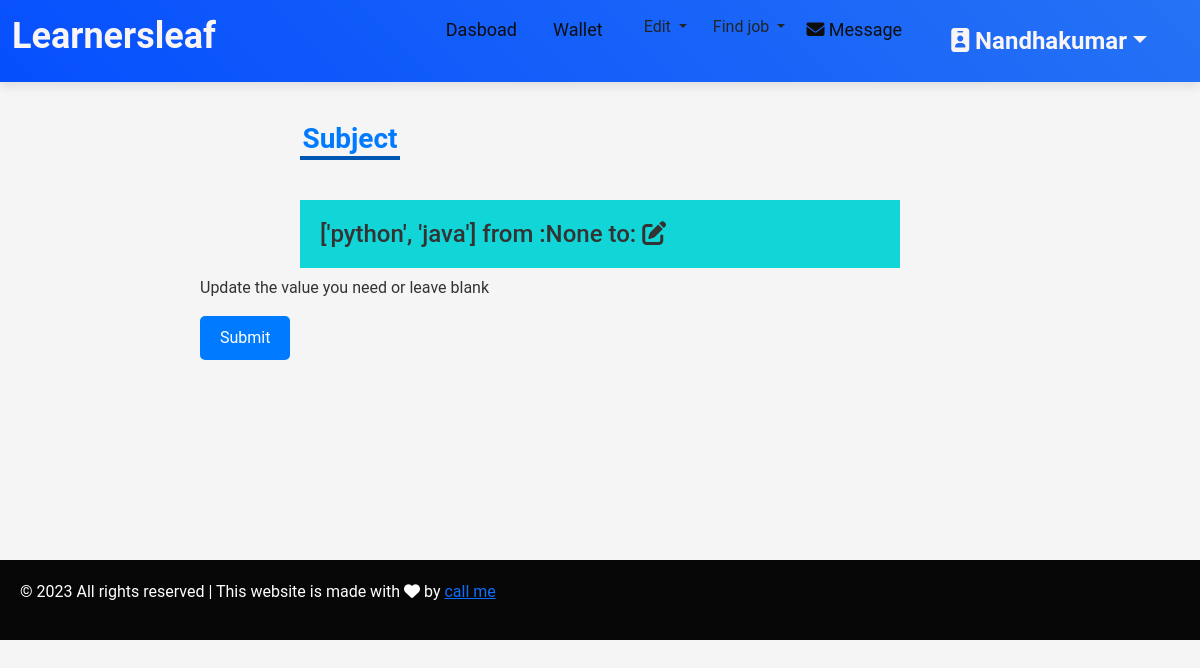
The page /t_subject/ipcsnandha@gmail.com on the database its author committed.
### kovai_app/models.py (models this page shows, shortened)
class TutorRegistration(models.Model):
    GENDER_CHOICES = [
        ('male', 'Male'),
        ('female', 'Female'),
    ]
    TEACHING_TYPES = [
        ('individual_teaching', 'Individual Teaching'),
        ('teaching_company', 'Teaching Company'),
    ]
    DEGREE_TYPES = [
        ('Secondary', 'Secondary'),
        ('Higher_Secondary', 'Higher Secondary'),
        ('Diploma', 'Diploma'),
        ('Graduation', 'Graduation'),
        ('AdvancedDiploma', 'Advanced Diploma'),
        ('PostGraduation', 'Post Graduation'),
        ('Doctorate/PhD', 'Doctorate/PhD'),
        ('Certification', 'Certification'),
        ('Other', 'Other'),
    ]
    ASSOCIATION_CHOICES = [
        ('parttime', 'Part time'),
        ('fulltime', 'Full time'),
        ('Correspondence', 'Correspondence / Distance Learning'),
    ]
    FEE_CHOICES = [
        ('per_hour', 'per hour'),
        ('per_month', 'per month'),
        ('per_year', 'per year'),
    ]
    INTEREST_CHOICES = [
        ('online_teaching', 'Online teaching'),
        ('offline_teaching', 'Offline teaching'),
        ('full_time', 'Full Time'),
        ('part_time', 'Part Time'),
        ('both', 'Both'),
    ]
    user = models.OneToOneField(User, on_delete=models.CASCADE,null=True,blank=True)
    name = models.CharField(max_length=255)
    email = models.EmailField()
    password = models.CharField(max_length=255)
    confirm_password = models.CharField(max_length=255)
    types = models.CharField(max_length=50, choices=TEACHING_TYPES, null=True, blank=True)
    strength = models.CharField(max_length=255, null=True, blank=True)
    gender = models.CharField(max_length=10, choices=GENDER_CHOICES, null=True, blank=True)
    date_of_birth = models.DateField(null=True, blank=True)
    language = models.CharField(max_length=50, choices=TEACHING_TYPES, null=True, blank=True)
    language_two=models.CharField(max_length=50, choices=TEACHING_TYPES, null=True, blank=True)
    language_three=models.CharField(max_length=50, choices=TEACHING_TYPES, null=True, blank=True)
    language_four=models.CharField(max_length=50, choices=TEACHING_TYPES, null=True, blank=True)
    language_five=models.CharField(max_length=50, choices=TEACHING_TYPES, null=True, blank=True)
    location = models.CharField(max_length=255, null=True, blank=True)
    post_code = models.CharField(max_length=20, null=True, blank=True)
    subject = models.CharField(max_length=255, null=True, blank=True)
    from_level = models.CharField(max_length=255, null=True, blank=True)
    institution_name = models.CharField(max_length=255, null=True, blank=True)
    degree_type = models.CharField(max_length=50, choices=DEGREE_TYPES, null=True, blank=True)
    degree_name = models.CharField(max_length=255, null=True, blank=True)
    specialisation= models.CharField(max_length=255, null=True, blank=True)
    institution_name_two = models.CharField(max_length=255, null=True, blank=True)
    institution_name_three = models.CharField(max_length=255, null=True, blank=True)
    institution_name_four = models.CharField(max_length=255, null=True, blank=True)
    institution_name_five = models.CharField(max_length=255, null=True, blank=True)
    degree_type_two = models.CharField(max_length=50, choices=DEGREE_TYPES, null=True, blank=True)
    degree_name_two = models.CharField(max_length=255, null=True, blank=True)
    degree_type_three = models.CharField(max_length=50, choices=DEGREE_TYPES, null=True, blank=True)
    degree_name_three = models.CharField(max_length=255, null=True, blank=True)
    degree_type_four = models.CharField(max_length=50, choices=DEGREE_TYPES, null=True, blank=True)
    degree_name_four = models.CharField(max_length=255, null=True, blank=True)
    degree_type_five = models.CharField(max_length=50, choices=DEGREE_TYPES, null=True, blank=True)
    degree_name_five = models.CharField(max_length=255, null=True, blank=True)
    specialisation_two= models.CharField(max_length=255, null=True, blank=True)
    specialisation_three= models.CharField(max_length=255, null=True, blank=True)
    specialisation_four= models.CharField(max_length=255, null=True, blank=True)
    specialisation_five= models.CharField(max_length=255, null=True, blank=True)
    company_name = models.CharField(max_length=255, null=True, blank=True)
    job_roll = models.CharField(max_length=255, null=True, blank=True)
    company_name_two = models.CharField(max_length=255, null=True, blank=True)
    job_roll_two = models.CharField(max_length=255, null=True, blank=True)
    company_name_three = models.CharField(max_length=255, null=True, blank=True)
    job_roll_three = models.CharField(max_length=255, null=True, blank=True)
    company_name_four = models.CharField(max_length=255, null=True, blank=True)
    job_roll_four = models.CharField(max_length=255, null=True, blank=True)
    company_name_five = models.CharField(max_length=255, null=True, blank=True)
    job_roll_five = models.CharField(max_length=255, null=True, blank=True)
    year_of_experience=models.CharField(max_length=255, null=True, blank=True)
    year_of_experience_two=models.CharField(max_length=255, null=True, blank=True)
    year_of_experience_three=models.CharField(max_length=255, null=True, blank=True)
    year_of_experience_four=models.CharField(max_length=255, null=True, blank=True)
    year_of_experience_five=models.CharField(max_length=255, null=True, blank=True)
    i_charge = models.CharField(max_length=20, choices=FEE_CHOICES, null=True, blank=True)
    min_fee = models.DecimalField(max_digits=10, decimal_places=2, null=True, blank=True)
    max_fee = models.DecimalField(max_digits=10, decimal_places=2, null=True, blank=True)
    classes = models.CharField(max_length=20, choices=FEE_CHOICES, null=True, blank=True)
    other_subject = models.CharField(max_length=20, choices=FEE_CHOICES, null=True, blank=True)
    language_subject = models.CharField(max_length=20, choices=FEE_CHOICES, null=True, blank=True)
    curriculum= models.CharField(max_length=20, choices=FEE_CHOICES, null=True, blank=True)
    willing_to_travel = models.CharField(
        max_length=3,
        choices=[('yes', 'Yes'), ('no', 'No')],
        default='no',
        null=True,
        blank=True
    )
    available_for_online_teaching = models.CharField(
        max_length=3,
        choices=[('yes', 'Yes'), ('no', 'No')],
        default='no',
        null=True,
        blank=True
    )
    help_with_homework = models.CharField(
        max_length=3,
        choices=[('yes', 'Yes'), ('no', 'No')],
        default='no',
        null=True,
        blank=True
    )
    full_time_teacher = models.CharField(
        max_length=3,
        choices=[('yes', 'Yes'), ('no', 'No')],
        default='no',
        null=True,
        blank=True
    )
    interested_in = models.CharField(max_length=20, choices=INTEREST_CHOICES, null=True, blank=True)
    s_profile_description = models.TextField(null=True, blank=True)
    profile_description = models.TextField(null=True, blank=True)
    id_proof = models.ImageField(upload_to=upload_to, null=True, blank=True)
    profile_photo = models.ImageField(upload_to=upload_to,null=True)
    phone = models.CharField(max_length=15 ,null=True, blank=True)
    email_otp=models.BigIntegerField(null=True,blank=True)
    filename=models.CharField(max_length=500, choices=INTEREST_CHOICES, null=True, blank=True)
    coin=models.IntegerField(null=True, blank=True)
    review=models.IntegerField(null=True, blank=True)

### kovai_app/views.py (the view, shortened to what this page needs)
# urls.py: path('t_subject/<email>',views.t_subject, name='t_subject'),
def t_subject(request,email):
    a=TutorRegistration.objects.filter(email=email).first()
    return render(request,"t_subject.html",{"account":a})

### kovai_app/templates/t_subject.html (shortened to what this page needs)
{% load static %}
<html lang="en">
<head>
    <link href="https://cdn.jsdelivr.net/npm/bootstrap@5.3.3/dist/css/bootstrap.min.css" rel="stylesheet">
    <link rel="stylesheet" href="https://cdnjs.cloudflare.com/ajax/libs/font-awesome/6.6.0/css/all.min.css" />
</head>
<body>
    <nav class="navbar navbar-expand-lg navbar-light " >
        <div class="container-fluid">
            <a class="navbar-brand " href="#"><h2 style="font-weight: bold; color: #f9f5f5; font-size: 36px;">Learnersleaf</h2>
            </a>
            <div class="collapse navbar-collapse" id="navbarNav">
                <ul class="navbar-nav ms-auto">
                    <li class="nav-item">
                        <a class="nav-link " href="/teacher_dashboard/{{account.email}}">Dasboad</a>
                    </li>
                    <li class="nav-item">
                        <a class="nav-link  " href="/t_wallet/{{account.email}}">Wallet</a>
                    </li>
                    <li class="nav-item">
                        <div class="dropdown av-link">
                            <button type="button" class="btn   dropdown-toggle " data-bs-toggle="dropdown">
                                Edit
                            </button>
                        </div>
                    </li>
                    <li class="nav-item">
                        <div class="dropdown">
                            <button type="button" class="btn dropdown-toggle" data-bs-toggle="dropdown" >
                                Find job
                            </button>
                        </div>
                    </li>
                    <li class="nav-item  ">
                     <a href="/teacher_inbox/{{account.email}}" class="nav-link" > <i class="fa-solid fa-envelope"  ></i>&nbsp;Message</a>
                </li>
                <li class="nav-item">
                <div class="dropdown nav-link "><div class="btn  dropdown-toggle" data-bs-toggle="dropdown" style="font-size: 24px; font-weight: bold; color:  #f9f5f5;;" ><i class="fa-solid fa-id-badge"  ></i> {{account.name|title}}</div>
    </div>
            </li>
                </ul>
            </div>
        </div>
    </nav>
    <h3  class="section-heading" style="margin-left: 300px; border-bottom:4px solid #0056b3; width: 100px;"> Subject </h3>
    <div class="detail">
            {% if account.subject %}
        <h4 id="one">{{account.subject}}  from :<span>{{account.from_level}} to: {{account.to_level}}</span><i class="fa-solid fa-pen-to-square"></i></h4>
        {% endif %}
    </div>
    <form action="/t_subject/{{account.email}}" method="POST">
        <p>Update the value you need or leave blank</p>
        <input type="submit" value="Submit">
    </form>
    <div class="footer " style="margin-top: 200px;">
        <p>&copy; 2023 All rights reserved | This website is made with <i
            class="fa-solid fa-heart"></i> by <a href="https://www.linkedin.com
            /in/krishnachandra-9a8a3a1a5/"> call me</a>
            </p>
    </div>
</body>
</html>

### kovai_app/templates/t_subject.html (style rules this page uses)
body { font-family: Arial, sans-serif; background-color: #f4f4f4; margin: 0; }
input[type="submit"] { background-color: rgb(0, 123, 255); color: white; padding: 10px 20px; border: none; border-radius: 5px; cursor: pointer; transition: background-color 0.3s ease; }
.detail { background-color: azure; border-radius: 10px; margin-left: 300px; width: 600px; }
.detail h4 { background-color: rgb(18, 213, 216); margin-top: 40px; cursor: pointer; }
.navbar-brand { font-size: 30px; font-weight: bold; color: #007bff; transition: color 0.3s ease; }
.nav-link { font-size: 18px; margin-right: 20px; color: #0e0e0e; position: relative; transition: color 0.3s ease, transform 0.3s ease; }
.nav-link::after { content: ''; position: absolute; width: 0; height: 2px; background: #007bff; left: 0; bottom: -5px; transition: width 0.3s ease; }
.section-heading { margin: 40px 0 20px; font-size: 28px; text-align: center; font-weight: bold; color: #007bff; animation: fadeInDown 1s ease; }
body { background-color: #f5f5f5; font-family: 'Roboto', sans-serif; color: #333; }
h2 { color: #0a0606; font-weight: bold; }
nav { background: linear-gradient(45deg, #0048ff, #7ed6df); background-size: 400% 400%; animation: gradientAnimation 10s ease infinite; box-shadow: 0 4px 10px rgba(0, 0, 0, 0.1); }
.footer { background-color: #060606; padding: 20px; color: #fff; margin-left: 0; }
h4 { padding: 20px; }
form { margin-left: 200px; }

### rows shown on the page
TutorRegistration: name "Nandhakumar", subject "['python', 'java']", from_level "None"
